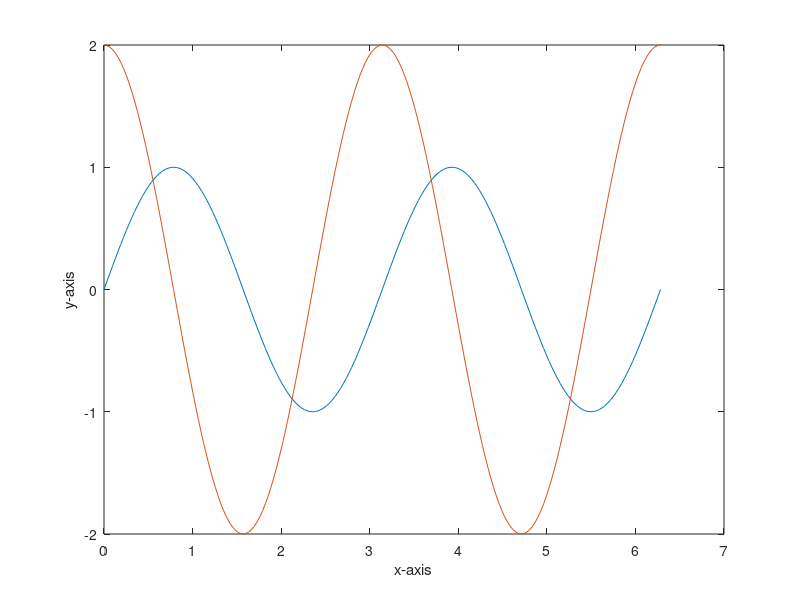

MATLAB code for this plot:
clc
clear
close all
x=0:pi/100:2*pi;
y1=sin(2*x);
y2=2*cos(2*x);
plot(x,y1);
hold on
plot(x,y2)
xlabel("x-axis")
ylabel("y-axis")